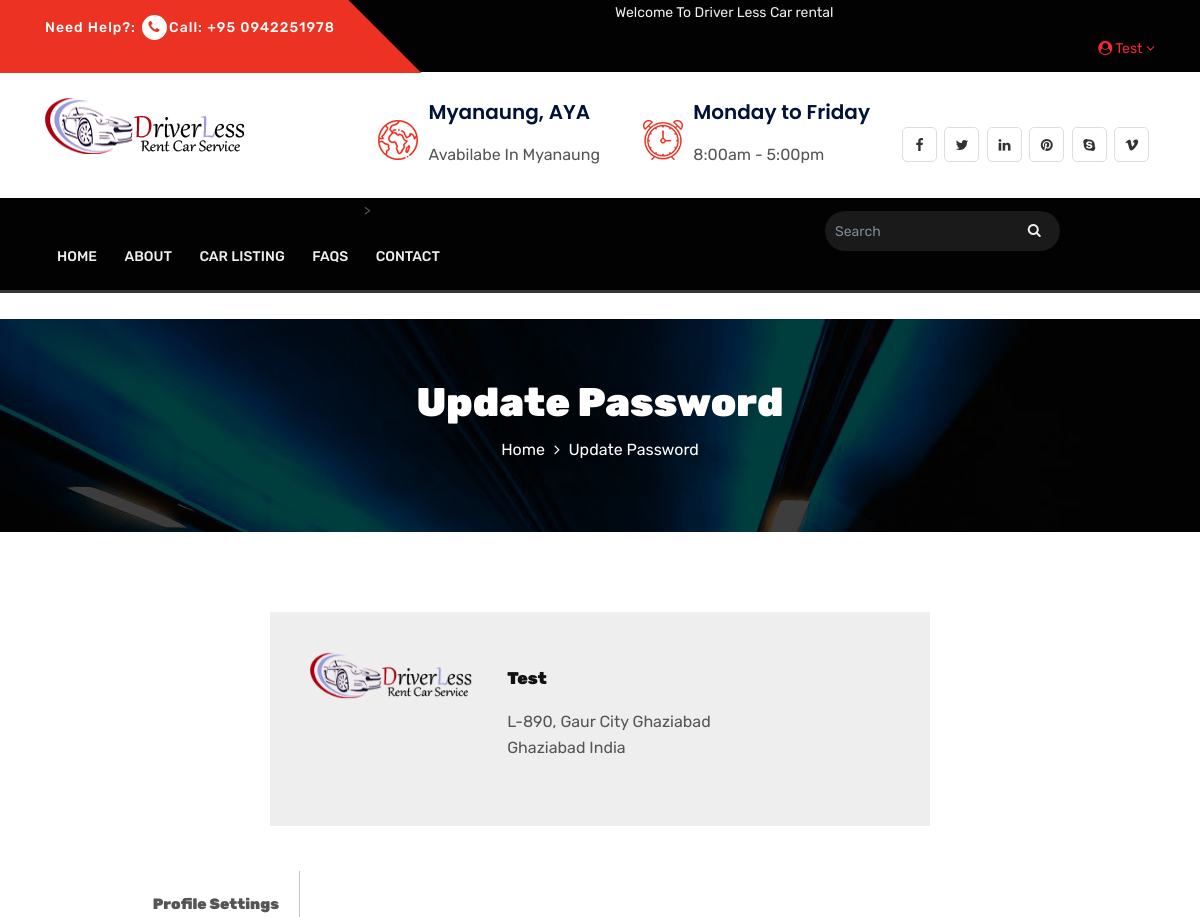
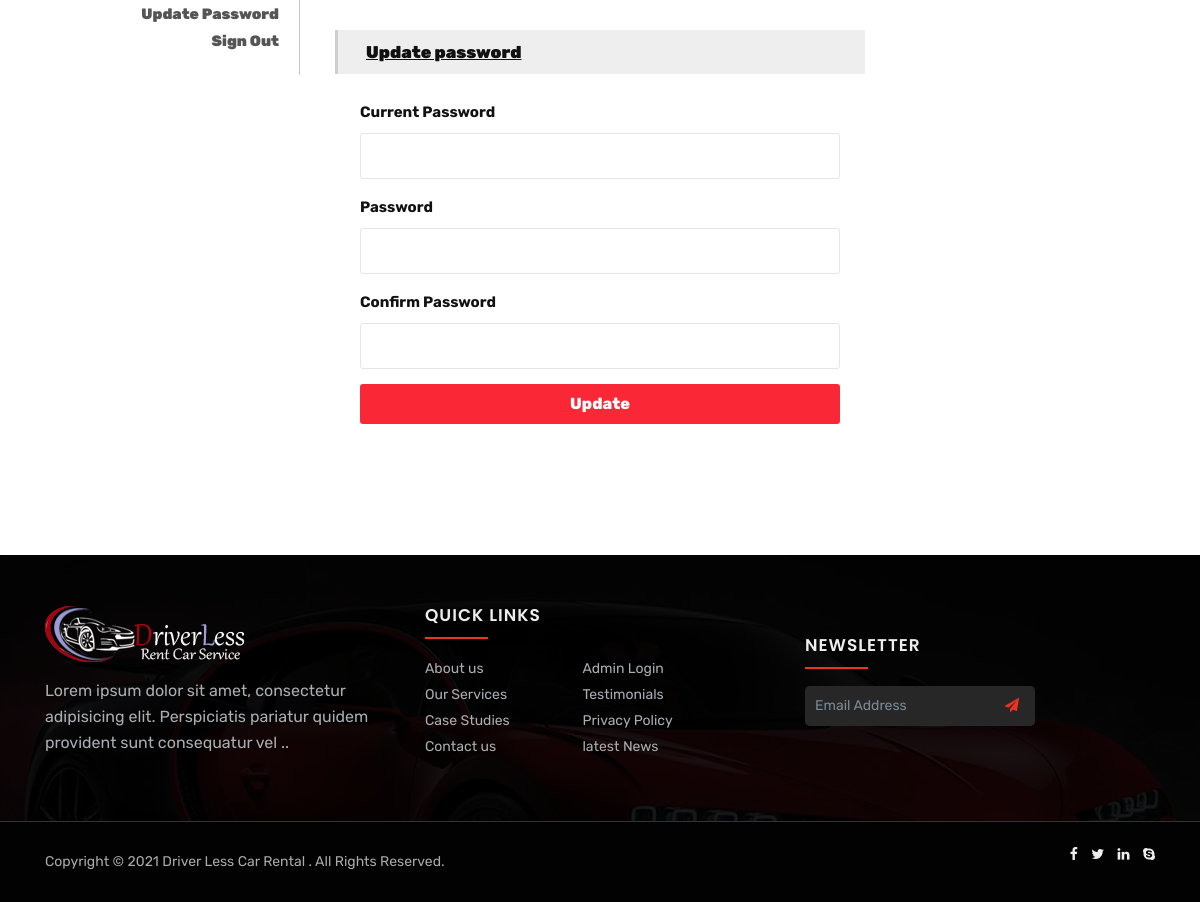
Screenshot of /update-password.php (signed in) with the database file from the repository (2 pictures, top to bottom).
### tables this page shows
CREATE TABLE `tblusers` (
  `id` int(11) NOT NULL,
  `FullName` varchar(120) DEFAULT NULL,
  `EmailId` varchar(100) DEFAULT NULL,
  `Password` varchar(100) DEFAULT NULL,
  `ContactNo` char(11) DEFAULT NULL,
  `dob` varchar(100) DEFAULT NULL,
  `Address` varchar(255) DEFAULT NULL,
  `City` varchar(100) DEFAULT NULL,
  `Country` varchar(100) DEFAULT NULL,
  `RegDate` timestamp NULL DEFAULT current_timestamp(),
  `UpdationDate` timestamp NULL DEFAULT NULL ON UPDATE current_timestamp()
);

### update-password.php (the view, shortened to what this page needs)
<?php
if(strlen($_SESSION['login'])==0)
  {
header('location:index.php');
}
else{
?>
  <!DOCTYPE HTML>
<html lang="en">
<head>
</head>
<body>
<?php include_once "include/header.php" ?>
<?php include_once "include/top_header.php" ?>
<?php include_once "include/main_header.php" ?>
<?php  include_once "include/main_menu.php" ?><br>
<section class="page-header profile_page">
  <div class="container">
    <div class="page-header_wrap">
      <div class="page-heading">
        <h1>Update Password</h1>
      </div>
      <ul class="coustom-breadcrumb">
        <li><a href="#">Home</a></li>
        <li>Update Password</li>
      </ul>
    </div>
  </div>
  <div class="dark-overlay"></div>
</section>
<?php
$useremail=$_SESSION['login'];
$sql = "SELECT * from tblusers where EmailId=:useremail";
$query = $dbh -> prepare($sql);
$query -> bindParam(':useremail',$useremail, PDO::PARAM_STR);
$query->execute();
$results=$query->fetchAll(PDO::FETCH_OBJ);
if($query->rowCount() > 0)
{
foreach($results as $result)
{ ?>
<section class="user_profile inner_pages">
  <div class="container">
    <div class="user_profile_info gray-bg padding_4x4_40">
      <div class="upload_user_logo"> <img src="assets/img/logo.png" alt="image">
      </div>
      <div class="dealer_info">
        <h5><?php echo htmlentities($result->FullName);?></h5>
        <p><?php echo htmlentities($result->Address);?><br>
          <?php echo htmlentities($result->City);?>&nbsp;<?php echo htmlentities($result->Country);}}?></p>
      </div>
    </div>
    <div class="row">
      <div class="col-md-3 col-sm-3">
        <?php include('sidebar.php');?>
      <div class="col-md-6 col-sm-8">
        <div class="profile_wrap">
<form name="chngpwd" method="post" onSubmit="return valid();">
            <div class="gray-bg field-title">
              <h6>Update password</h6>
            </div>
            <div class="form-group">
              <label class="control-label">Current Password</label>
              <input class="form-control white_bg" id="password" name="password"  type="password" required>
            </div>
            <div cl
            <div class="form-group">
              <label class="control-label">Password</label>
              <input class="form-control white_bg" id="newpassword" type="password" name="newpassword" required>
            </div>
            <div class="form-group">
              <label class="control-label">Confirm Password</label>
              <input class="form-control white_bg" id="confirmpassword" type="password" name="confirmpassword"  required>
            </div>
            <div class="form-group">
               <input type="submit" value="Update" name="updatepass" id="submit" class="btn btn-block">
            </div>
          </form>
        </div>
      </div>
    </div>
  </div>
</section>
</body>
</html>
<?php } ?>
<?php include_once "include/footer.php" ?>

### include/top_header.php (shortened to what this page needs)
<?php include_once "config.php" ?>
<section class="dlauto-header-top-area">
    <div class="container">
        <div class="row">
            <div class="col-md-6">
                <div class="header-top-left">
                    <p>Need Help?: <a href="tel:09422571685"><i class="fa fa-phone"></a></i>Call: +95 0942251978</p>
                </div>
            </div>
            <div class="col-md-6">
                <?php if (strlen($_SESSION['login']) == 0) {
                   ?>
                    <div class="header-top-right">
                        <a href="login.php"><i class="fa fa-key"></i>login</a>
                        <a href="register.php"><i class="fa fa-user"></i> register</a>
                        <meta name="google-translate-customization" content="9f841e7780177523-3214ceb76f765f38-gc38c6fe6f9d06436-c">
                        </meta>
                        <div class="dropdown" >
                            <div id="google_translate_element">
                            </div>
                            <script type="text/javascript">
                                function googleTranslateElementInit() {
                                    new google.translate.TranslateElement({
                                        pageLanguage: 'en',
                                        includedLanguages: 'my,ja',
                                        layout: google.translate.TranslateElement.InlineLayout.SIMPLE
                                    }, 'google_translate_element');
                                }
                            </script>
                            <script type="text/javascript" src="//translate.google.com/translate_a/element.js?cb=googleTranslateElementInit"></script>
                        </div>
                    </div>
                <?php } else {
                       echo "Welcome To Driver Less Car rental ";
                   ?>
                    <div class="header-top-right">
                        <div class="dropdown">
                            <li class="dropdown"> <a href="#" data-toggle="dropdown" aria-haspopup="true" aria-expanded="false"><i class="fa fa-user-circle" aria-hidden="true"></i>
                                    <?php
                                       $email = $_SESSION['login'];
                                       $sql = "SELECT FullName FROM tblusers WHERE EmailId=:email ";
                                       $query = $dbh->prepare($sql);
                                       $query->bindParam(':email', $email, PDO::PARAM_STR);
                                       $query->execute();
                                       $results = $query->fetchAll(PDO::FETCH_OBJ);
                                       if ($query->rowCount() > 0) {
                                           foreach ($results as $result) {
                                               echo htmlentities($result->FullName);
                                           }
                                       } ?>
                                    <i class="fa fa-angle-down" aria-hidden="true"></i></a>
                            </li>
                        </div>
                    </div>
                <?php } ?>
            </div>
        </div>
    </div>
</section>

### rows the page displays
tblusers: FullName "Test", Address "L-890, Gaur City Ghaziabad", City "Ghaziabad", Country "India"
